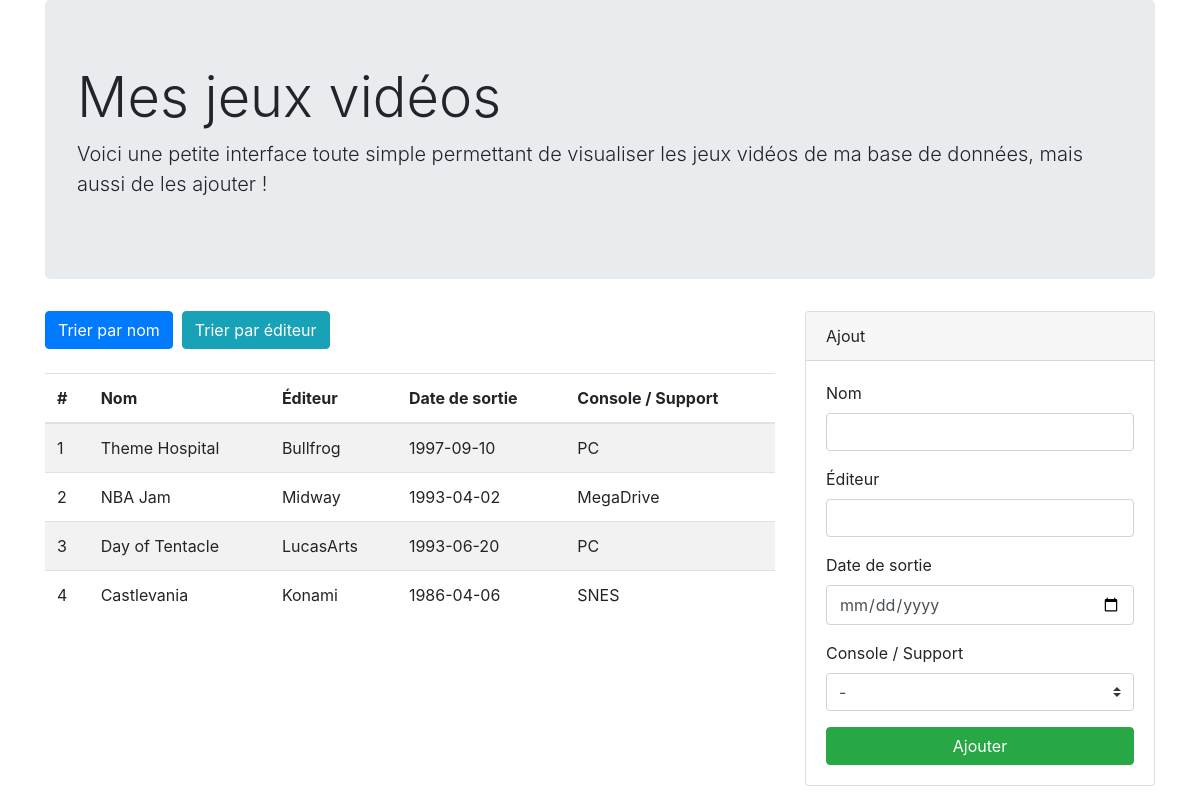
The page / on the database its author committed.
### tables this page shows
CREATE TABLE IF NOT EXISTS `videogame` (
  `id` INT UNSIGNED NOT NULL AUTO_INCREMENT,
  `name` VARCHAR(64) NOT NULL,
  `editor` VARCHAR(64) NULL,
  `release_date` DATE NULL,
  `platform_id` INT UNSIGNED NOT NULL,
  PRIMARY KEY (`id`),
  INDEX `fk_videogame_platform_idx` (`platform_id` ASC));

### index.php (called while the page is built, shortened)
<?php
require __DIR__.'/inc/db.php';
$result = $pdo->query('SELECT * FROM platform');
$platformList = $result->fetchAll(PDO::FETCH_KEY_PAIR);
$sql = '
    SELECT *
    FROM videogame
';
 $result = $pdo->query($sql);
 $videogameList = $result->fetchAll(PDO::FETCH_ASSOC);
require __DIR__.'/view/videogame.php';

### view/videogame.php (the view, shortened to what this page needs)
<!doctype html>
<html lang="fr">
  <head>
    <link rel="stylesheet" href="https://maxcdn.bootstrapcdn.com/bootstrap/4.0.0/css/bootstrap.min.css">
  </head>
  <body>
    <main class="container">
        <div class="jumbotron">
            <h1 class="display-4">Mes jeux vidéos</h1>
            <p class="lead">Voici une petite interface toute simple permettant de visualiser les jeux vidéos de ma base de données, mais aussi de les ajouter !</p>
        </div>
        <div class="row">
            <div class="col-12 col-md-8">
                <a href="index.php?order=name" class="btn btn-primary">Trier par nom</a>&nbsp;
                <a href="index.php?order=editor" class="btn btn-info">Trier par éditeur</a>&nbsp;
                <br><br>
                <table class="table table-striped">
                <thead>
                    <tr>
                        <th scope="col">#</th>
                        <th scope="col">Nom</th>
                        <th scope="col">&Eacute;diteur</th>
                        <th scope="col">Date de sortie</th>
                        <th scope="col">Console / Support</th>
                    </tr>
                </thead>
                <tbody>
                    <?php
                    foreach ($videogameList as $videogame) {
                        ?><tr>
                        <td><?= $videogame['id'] ?></td>
                        <td><?= $videogame['name'] ?></td>
                        <td><?= $videogame['editor'] ?></td>
                        <td><?= $videogame['release_date'] ?></td>
                        <td><?= $platformList[$videogame['platform_id']] ?></td>
                        </tr>
                        <?php
                    }
                    ?>
                </tbody>
                </table>
            </div>
            <div class="col-12 col-md-4">
                <div class="card">
                    <div class="card-header">Ajout</div>
                    <div class="card-body">
                        <form action="" method="post">
                            <div class="form-group">
                                <label for="name">Nom</label>
                                <input type="text" class="form-control" name="name" id="name" placeholder="">
                            </div>
                            <div class="form-group">
                                <label for="editor">&Eacute;diteur</label>
                                <input type="text" class="form-control" name="editor" id="editor" placeholder="">
                            </div>
                            <div class="form-group">
                                <label for="release_date">Date de sortie</label>
                                <input type="date" class="form-control" name="release_date" id="release_date" placeholder="YYYY-MM-DD">
                            </div>
                            <div class="form-group">
                                <label for="platform">Console / Support</label>
                                <select class="custom-select" id="platform" name="platform">
                                    <option>-</option>
                                </select>
                            </div>
                            <button type="submit" class="btn btn-success btn-block">Ajouter</button>
                        </form>
                    </div>
                </div>
            </div>
        </div>
    </main>
  </body>
</html>

### rows shown on the page
videogame: id "1", name "Theme Hospital", editor "Bullfrog", release_date "1997-09-10", platform "PC"
videogame: id "2", name "NBA Jam", editor "Midway", release_date "1993-04-02", platform "MegaDrive"
videogame: id "3", name "Day of Tentacle", editor "LucasArts", release_date "1993-06-20", platform "PC"
videogame: id "4", name "Castlevania", editor "Konami", release_date "1986-04-06", platform "SNES"
